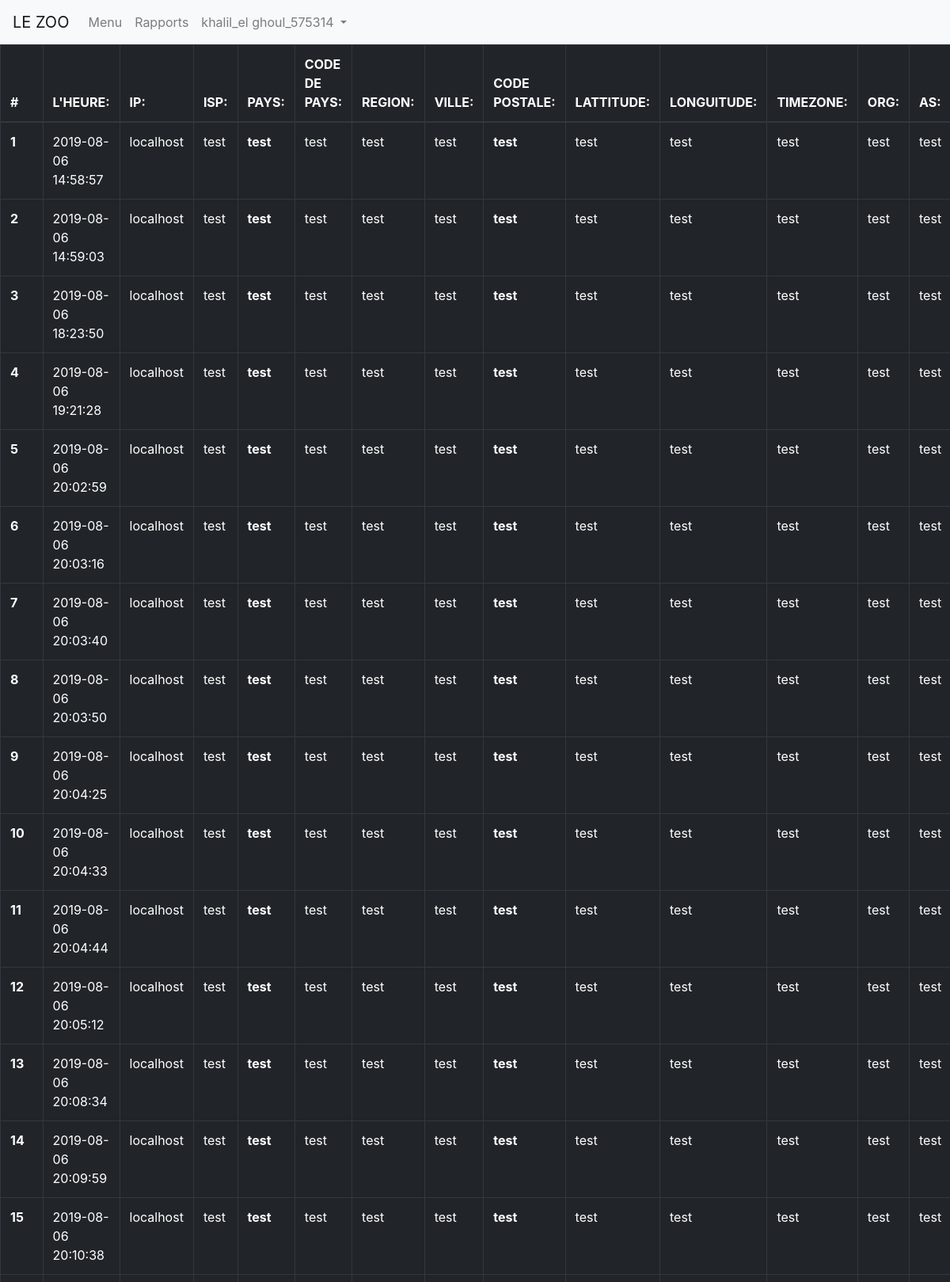
Screenshot of /board/viewdetail.php (signed in, upper part) with the database file from the repository.
### tables this page shows
CREATE TABLE `ip` (
  `id` int(11) NOT NULL,
  `IP` text NOT NULL,
  `ISP` text NOT NULL,
  `COUNTRY` text NOT NULL,
  `COUNTRYCODE` text NOT NULL,
  `REGION` text NOT NULL,
  `CITY` text NOT NULL,
  `ZIP` text NOT NULL,
  `LATITUDE` text NOT NULL,
  `LONGITTUDE` text NOT NULL,
  `TIMEZONE` text NOT NULL,
  `ORG` text NOT NULL,
  `ASIP` text NOT NULL,
  `pagename` text NOT NULL,
  `date_visit` timestamp NOT NULL DEFAULT current_timestamp(),
  `cur` text NOT NULL
);

### board/viewdetail.php (the view)
<?php include("includes/header.php") ?>
<?php
    echo"<table class='table table-bordered table-dark'>
    <thead>
    <tr>
        <th scope='col'>#</th>
        <th scope='col'>L'HEURE:</th>
        <th scope='col'>IP:</th>
        <th scope='col'>ISP:</th>
        <th scope='col'>PAYS:</th>
        <th scope='col'>CODE DE PAYS:</th>
        <th scope='col'>REGION:</th>
        <th scope='col'>VILLE:</th>
        <th scope='col'>CODE POSTALE:</th>
        <th scope='col'>LATTITUDE:</th>
        <th scope='col'>LONGUITUDE:</th>
        <th scope='col'>TIMEZONE:</th>
        <th scope='col'>ORG:</th>
        <th scope='col'>AS:</th>
    </tr>
    </thead>
    <tbody>";
    $get_ip ="SELECT * FROM ip ORDER BY 1";
    $run_ip = mysqli_query($con, $get_ip);
    $visitor=0;
    while($row = mysqli_fetch_array($run_ip)){
        $visitor = $visitor +1;
        $ip = $row['IP'];
        $date = $row['date_visit'];
        $isp = $row['ISP'];
        $country = $row['COUNTRY'];
        $code = $row['COUNTRYCODE'];
        $region = $row['REGION'];
        $city = $row['CITY'];
        $zip = $row['ZIP'];
        $lat = $row['LATITUDE'];
        $lon = $row['LONGITTUDE'];
        $tz = $row['TIMEZONE'];
        $org = $row['ORG'];
        $as = $row['ASIP'];
        echo "
        <tr>
        <th scope='row'>$visitor</th>
        <td>$date</td>
        <td>$ip</td>
        <td>$isp</td>
        <th>$country</th>
        <td>$code</td>
        <td>$region</td>
        <td>$city</td>
        <th>$zip</th>
        <td>$lat</td>
        <td>$lon</td>
        <td>$tz</td>
        <td>$org</td>
        <td>$as</td>
        </tr>
        ";}
    echo "
    </tbody>
    </table>";
?>

### board/includes/header.php (shortened to what this page needs)
<?php
include("includes/connection.php");
$email=$_SESSION['user_email'];
$get_admin ="SELECT * FROM admin WHERE email='$email' ORDER BY 1";
$run_admin = mysqli_query($con, $get_admin);
while($row = mysqli_fetch_array($run_admin)){
	$username = $row['username'];
}
?>
<!DOCTYPE html>
<link href="https://cdnjs.cloudflare.com/ajax/libs/summernote/0.8.12/summernote-bs4.css" rel="stylesheet">
<link rel="stylesheet" href="https://maxcdn.bootstrapcdn.com/bootstrap/4.0.0/css/bootstrap.min.css">
<nav class="navbar navbar-expand-lg navbar-light bg-light">
  <a class="navbar-brand" href="#">LE ZOO</a>
  <div class="collapse navbar-collapse" id="navbarSupportedContent">
    <ul class="navbar-nav mr-auto">
      <li class="nav-item">
        <a class="nav-link" href="menu.php">Menu</a>
	  </li>
	  <li class="nav-item">
        <a class="nav-link" href="Analytics.php">Rapports</a>
      </li>
      <li class="nav-item dropdown">
        <a class="nav-link dropdown-toggle" href="#" id="navbarDropdown" role="button" data-toggle="dropdown" aria-haspopup="true" aria-expanded="false">
          <?php echo $username ?>
        </a>
      </li>
    </ul>
  </div>
</nav>

### rows the page displays
ip: date_visit "2019-08-06 14:58:57", IP "localhost", ISP "test", COUNTRY "test", COUNTRYCODE "test", REGION "test", CITY "test", ZIP "test", LATITUDE "test", LONGITTUDE "test", TIMEZONE "test", ORG "test", ASIP "test"
ip: date_visit "2019-08-06 14:59:03", IP "localhost", ISP "test", COUNTRY "test", COUNTRYCODE "test", REGION "test", CITY "test", ZIP "test", LATITUDE "test", LONGITTUDE "test", TIMEZONE "test", ORG "test", ASIP "test"
ip: date_visit "2019-08-06 18:23:50", IP "localhost", ISP "test", COUNTRY "test", COUNTRYCODE "test", REGION "test", CITY "test", ZIP "test", LATITUDE "test", LONGITTUDE "test", TIMEZONE "test", ORG "test", ASIP "test"
ip: date_visit "2019-08-06 19:21:28", IP "localhost", ISP "test", COUNTRY "test", COUNTRYCODE "test", REGION "test", CITY "test", ZIP "test", LATITUDE "test", LONGITTUDE "test", TIMEZONE "test", ORG "test", ASIP "test"
ip: date_visit "2019-08-06 20:02:59", IP "localhost", ISP "test", COUNTRY "test", COUNTRYCODE "test", REGION "test", CITY "test", ZIP "test", LATITUDE "test", LONGITTUDE "test", TIMEZONE "test", ORG "test", ASIP "test"
ip: date_visit "2019-08-06 20:03:16", IP "localhost", ISP "test", COUNTRY "test", COUNTRYCODE "test", REGION "test", CITY "test", ZIP "test", LATITUDE "test", LONGITTUDE "test", TIMEZONE "test", ORG "test", ASIP "test"
ip: date_visit "2019-08-06 20:03:40", IP "localhost", ISP "test", COUNTRY "test", COUNTRYCODE "test", REGION "test", CITY "test", ZIP "test", LATITUDE "test", LONGITTUDE "test", TIMEZONE "test", ORG "test", ASIP "test"
ip: date_visit "2019-08-06 20:03:50", IP "localhost", ISP "test", COUNTRY "test", COUNTRYCODE "test", REGION "test", CITY "test", ZIP "test", LATITUDE "test", LONGITTUDE "test", TIMEZONE "test", ORG "test", ASIP "test"
ip: date_visit "2019-08-06 20:04:25", IP "localhost", ISP "test", COUNTRY "test", COUNTRYCODE "test", REGION "test", CITY "test", ZIP "test", LATITUDE "test", LONGITTUDE "test", TIMEZONE "test", ORG "test", ASIP "test"
ip: date_visit "2019-08-06 20:04:33", IP "localhost", ISP "test", COUNTRY "test", COUNTRYCODE "test", REGION "test", CITY "test", ZIP "test", LATITUDE "test", LONGITTUDE "test", TIMEZONE "test", ORG "test", ASIP "test"
ip: date_visit "2019-08-06 20:04:44", IP "localhost", ISP "test", COUNTRY "test", COUNTRYCODE "test", REGION "test", CITY "test", ZIP "test", LATITUDE "test", LONGITTUDE "test", TIMEZONE "test", ORG "test", ASIP "test"
ip: date_visit "2019-08-06 20:05:12", IP "localhost", ISP "test", COUNTRY "test", COUNTRYCODE "test", REGION "test", CITY "test", ZIP "test", LATITUDE "test", LONGITTUDE "test", TIMEZONE "test", ORG "test", ASIP "test"
ip: date_visit "2019-08-06 20:08:34", IP "localhost", ISP "test", COUNTRY "test", COUNTRYCODE "test", REGION "test", CITY "test", ZIP "test", LATITUDE "test", LONGITTUDE "test", TIMEZONE "test", ORG "test", ASIP "test"
ip: date_visit "2019-08-06 20:09:59", IP "localhost", ISP "test", COUNTRY "test", COUNTRYCODE "test", REGION "test", CITY "test", ZIP "test", LATITUDE "test", LONGITTUDE "test", TIMEZONE "test", ORG "test", ASIP "test"
ip: date_visit "2019-08-06 20:10:38", IP "localhost", ISP "test", COUNTRY "test", COUNTRYCODE "test", REGION "test", CITY "test", ZIP "test", LATITUDE "test", LONGITTUDE "test", TIMEZONE "test", ORG "test", ASIP "test"

### other values shown
$username "khalil_el ghoul_575314"
